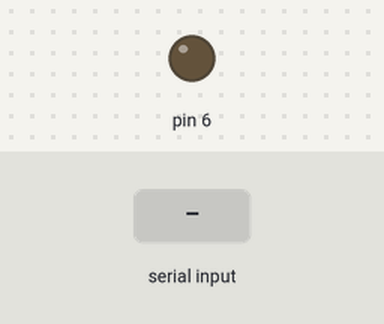
Simulated run of this sketch. Board: Arduino Uno, built with avr-gcc and run on an emulated ATmega328P. Parts: output pins drawn as LEDs (lit = HIGH). The inputs (shaded band) are chosen by the test bench.

Above: at 1.2 s.
1.3 s: "90,45\n" received over Serial
At 2.1 s:
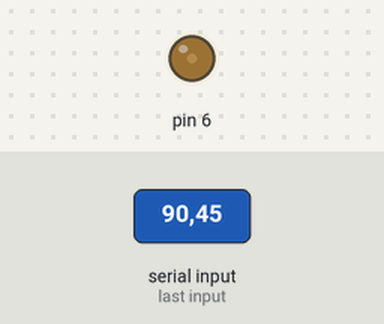
3.8 s: "30,150\n" received over Serial
At 4.1 s:
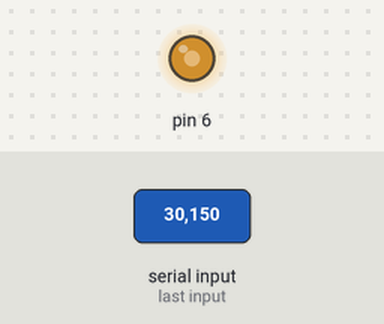
6.3 s: "200\n" received over Serial
At 7.1 s:
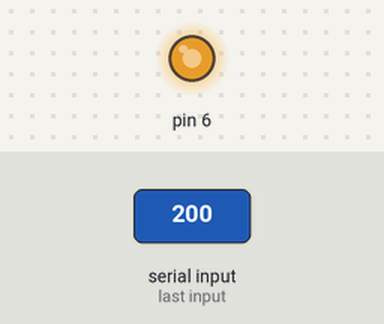
Timing chart, 0 to 9.3 s (numbered marks = the images above; inputs shaded):
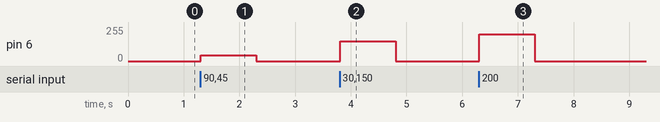

Measured:
- after the input at 1.3 s, pin 6: 0/255 → 45/255 at once, → 0/255 1.0 s later
- after the input at 3.8 s, pin 6: 0/255 → 150/255 at once, → 0/255 1.0 s later
- after the input at 6.3 s, pin 6: 0/255 → 200/255 at once, → 0/255 1.0 s later

The sketch:

pwm_man.ino
```cpp
int num = 0;
//int tempnum = 0;

void setup() {
    Serial.begin(9600);
    pinMode(6, OUTPUT);
}

void loop() {
    //tempnum = Serial.parseInt();
    //if (tempnum != 0) { num = tempnum; }
    if (Serial.available()) {
        num = Serial.parseInt();
        analogWrite(6, num);
    }
}
```
